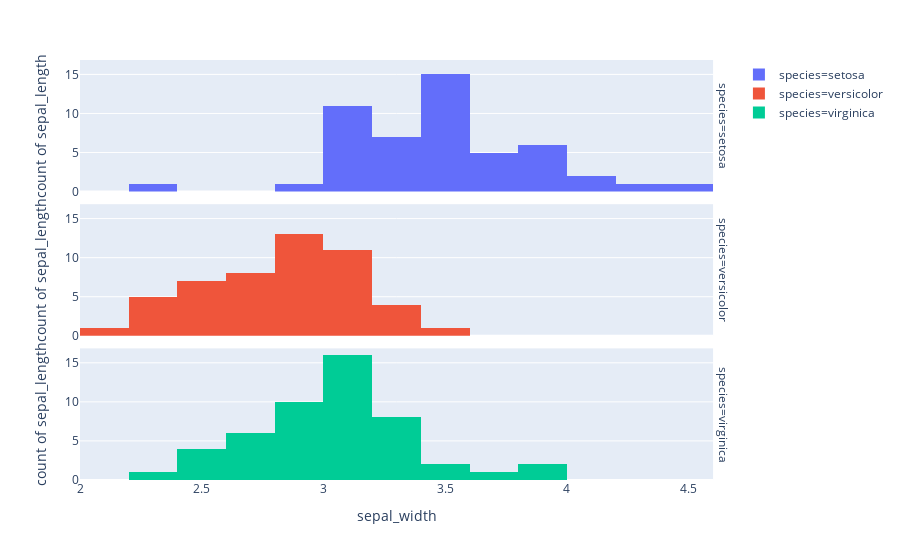

Notebook code cell kept with this figure:
### Code cell
import plotly.express as px
df = px.data.iris()
fig = px.histogram(df, x="sepal_width", y="sepal_length", color="species",
           facet_row="species")
fig.show()

### Figure 1 — Plotly figure (JSON) as saved in the notebook; plotly's stock layout.template omitted (floating-point values rounded to 4 significant figures)
{"data": [{"alignmentgroup": "True", "bingroup": "x", "hoverlabel": {"namelength": 0}, "hovertemplate": "species=setosa<br>sepal_width=%{x}<br>count of sepal_length=%{y}", "legendgroup": "species=setosa", "marker": {"color": "#636efa"}, "name": "species=setosa", "offsetgroup": "species=setosa", "orientation": "v", "showlegend": true, "type": "histogram", "x": [3.5, 3, 3.2, 3.1, 3.6, 3.9, 3.4, 3.4, 2.9, 3.1, 3.7, 3.4, 3, 3, 4, 4.4, 3.9, 3.5, 3.8, 3.8, 3.4, 3.7, 3.6, 3.3, 3.4, 3, 3.4, 3.5, 3.4, 3.2, 3.1, 3.4, 4.1, 4.2, 3.1, 3.2, 3.5, 3.1, 3, 3.4, 3.5, 2.3, 3.2, 3.5, 3.8, 3, 3.8, 3.2, 3.7, 3.3], "xaxis": "x3", "y": [5.1, 4.9, 4.7, 4.6, 5, 5.4, 4.6, 5, 4.4, 4.9, 5.4, 4.8, 4.8, 4.3, 5.8, 5.7, 5.4, 5.1, 5.7, 5.1, 5.4, 5.1, 4.6, 5.1, 4.8, 5, 5, 5.2, 5.2, 4.7, 4.8, 5.4, 5.2, 5.5, 4.9, 5, 5.5, 4.9, 4.4, 5.1, 5, 4.5, 4.4, 5, 5.1, 4.8, 5.1, 4.6, 5.3, 5], "yaxis": "y3"}, {"alignmentgroup": "True", "bingroup": "x", "hoverlabel": {"namelength": 0}, "hovertemplate": "species=versicolor<br>sepal_width=%{x}<br>count of sepal_length=%{y}", "legendgroup": "species=versicolor", "marker": {"color": "#EF553B"}, "name": "species=versicolor", "offsetgroup": "species=versicolor", "orientation": "v", "showlegend": true, "type": "histogram", "x": [3.2, 3.2, 3.1, 2.3, 2.8, 2.8, 3.3, 2.4, 2.9, 2.7, 2, 3, 2.2, 2.9, 2.9, 3.1, 3, 2.7, 2.2, 2.5, 3.2, 2.8, 2.5, 2.8, 2.9, 3, 2.8, 3, 2.9, 2.6, 2.4, 2.4, 2.7, 2.7, 3, 3.4, 3.1, 2.3, 3, 2.5, 2.6, 3, 2.6, 2.3, 2.7, 3, 2.9, 2.9, 2.5, 2.8], "xaxis": "x2", "y": [7, 6.4, 6.9, 5.5, 6.5, 5.7, 6.3, 4.9, 6.6, 5.2, 5, 5.9, 6, 6.1, 5.6, 6.7, 5.6, 5.8, 6.2, 5.6, 5.9, 6.1, 6.3, 6.1, 6.4, 6.6, 6.8, 6.7, 6, 5.7, 5.5, 5.5, 5.8, 6, 5.4, 6, 6.7, 6.3, 5.6, 5.5, 5.5, 6.1, 5.8, 5, 5.6, 5.7, 5.7, 6.2, 5.1, 5.7], "yaxis": "y2"}, {"alignmentgroup": "True", "bingroup": "x", "hoverlabel": {"namelength": 0}, "hovertemplate": "species=virginica<br>sepal_width=%{x}<br>count of sepal_length=%{y}", "legendgroup": "species=virginica", "marker": {"color": "#00cc96"}, "name": "species=virginica", "offsetgroup": "species=virginica", "orientation": "v", "showlegend": true, "type": "histogram", "x": [3.3, 2.7, 3, 2.9, 3, 3, 2.5, 2.9, 2.5, 3.6, 3.2, 2.7, 3, 2.5, 2.8, 3.2, 3, 3.8, 2.6, 2.2, 3.2, 2.8, 2.8, 2.7, 3.3, 3.2, 2.8, 3, 2.8, 3, 2.8, 3.8, 2.8, 2.8, 2.6, 3, 3.4, 3.1, 3, 3.1, 3.1, 3.1, 2.7, 3.2, 3.3, 3, 2.5, 3, 3.4, 3], "xaxis": "x", "y": [6.3, 5.8, 7.1, 6.3, 6.5, 7.6, 4.9, 7.3, 6.7, 7.2, 6.5, 6.4, 6.8, 5.7, 5.8, 6.4, 6.5, 7.7, 7.7, 6, 6.9, 5.6, 7.7, 6.3, 6.7, 7.2, 6.2, 6.1, 6.4, 7.2, 7.4, 7.9, 6.4, 6.3, 6.1, 7.7, 6.3, 6.4, 6, 6.9, 6.7, 6.9, 5.8, 6.8, 6.7, 6.7, 6.3, 6.5, 6.2, 5.9], "yaxis": "y"}], "layout": {"annotations": [{"font": {}, "showarrow": false, "text": "species=virginica", "textangle": 90, "x": 0.98, "xanchor": "left", "xref": "paper", "y": 0.1567, "yanchor": "middle", "yref": "paper"}, {"font": {}, "showarrow": false, "text": "species=versicolor", "textangle": 90, "x": 0.98, "xanchor": "left", "xref": "paper", "y": 0.5, "yanchor": "middle", "yref": "paper"}, {"font": {}, "showarrow": false, "text": "species=setosa", "textangle": 90, "x": 0.98, "xanchor": "left", "xref": "paper", "y": 0.8433, "yanchor": "middle", "yref": "paper"}], "barmode": "relative", "legend": {"tracegroupgap": 0}, "margin": {"t": 60}, "xaxis": {"anchor": "y", "domain": [0, 0.98], "title": {"text": "sepal_width"}}, "xaxis2": {"anchor": "y2", "domain": [0, 0.98], "matches": "x", "showticklabels": false}, "xaxis3": {"anchor": "y3", "domain": [0, 0.98], "matches": "x", "showticklabels": false}, "yaxis": {"anchor": "x", "domain": [0, 0.3133], "title": {"text": "count of sepal_length"}}, "yaxis2": {"anchor": "x2", "domain": [0.3433, 0.6567], "matches": "y", "title": {"text": "count of sepal_length"}}, "yaxis3": {"anchor": "x3", "domain": [0.6867, 1.0], "matches": "y", "title": {"text": "count of sepal_length"}}}}
